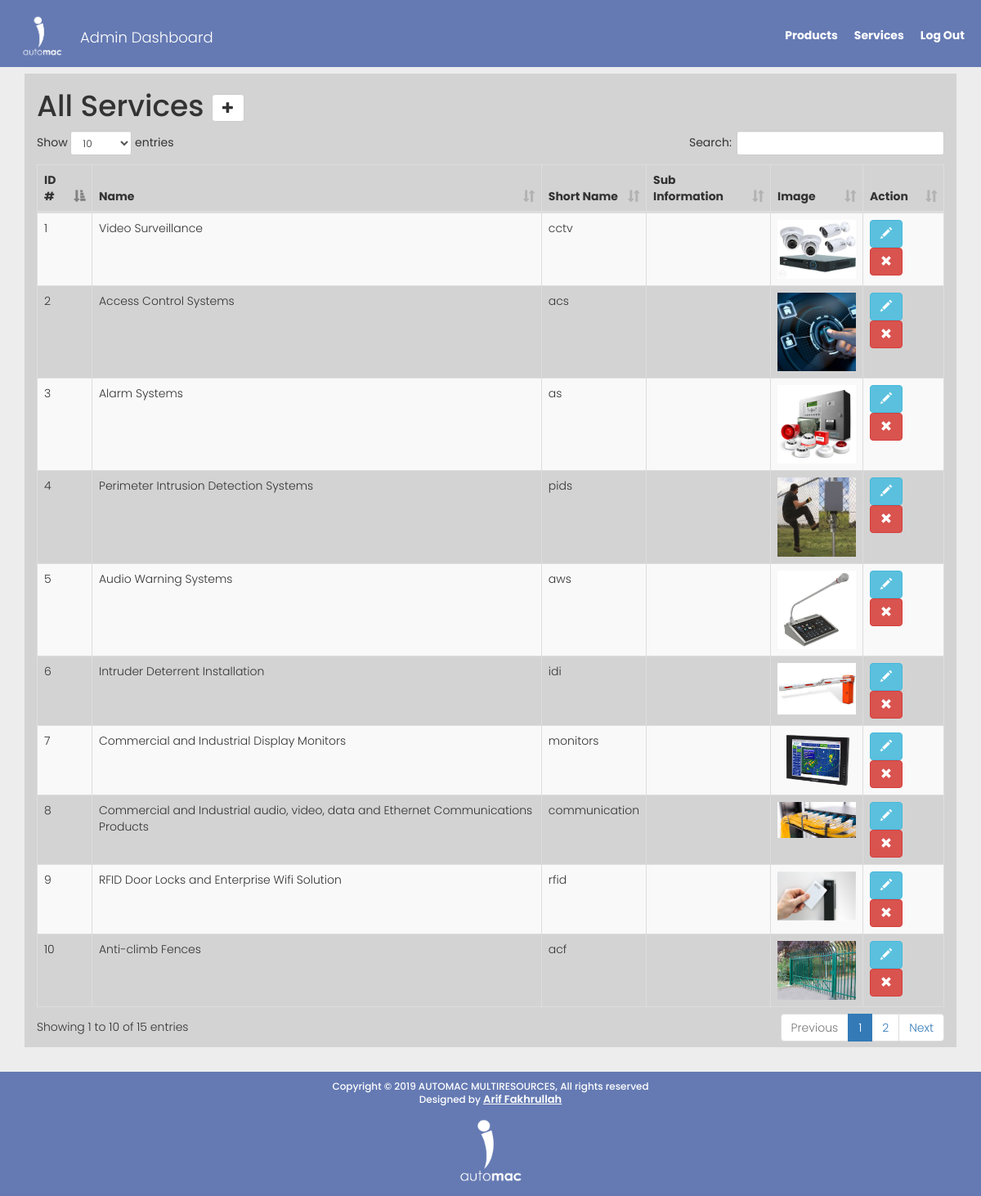
Page /admin_services.php?admin=1 (signed in) on the committed database.
### tables this page shows
CREATE TABLE `services` (
  `service_id` int(100) NOT NULL,
  `service_name` varchar(100) NOT NULL,
  `service_nameShort` varchar(100) NOT NULL,
  `service_subInfo` varchar(100) NOT NULL,
  `service_img` varchar(100) NOT NULL
);

### admin_services.php (the view)
<?php require("header.php");?>
<div class="container" style="padding-top: 30px;">
    <?php
        if(!isset($_GET['admin']) || !isset($_SESSION['user_name'])){
            echo '<div class="row">
                    <div class="col-md-10 col-md-offset-1 text__gold">
                        <h1>Cannot access, Please log in.</h1>
                    </div>
                </div>';
        } else {
    ?>
    <div class="col-md-12" style="background: #d3d3d3;">
        <h1>All Services <a href="add.php?admin=addService" class="btn btn-large btn-default"><span class="glyphicon glyphicon-plus"></span></a></h1>
        <table id="example" class="table table-striped table-bordered" style="width:100%">
            <thead>
                <tr>
                    <th>ID #</th>
                    <th>Name</th>
                    <th>Short Name</th>
                    <th>Sub Information</th>
                    <th>Image</th>
                    <th>Action</th>
                </tr>
            </thead>
            <tbody>
                <?php
                    $query = "SELECT * FROM services";
                    $run_query = mysqli_query($con, $query) or die(mysqli_error($con));
                    foreach($run_query as $service){
                    echo '
                        <tr class="clothing-table">
                                <td>'.$service['service_id'].'</td>
                                <td>'.$service['service_name'].'</td>
                                <td>'.$service['service_nameShort'].'</td>
                                <td>'.$service['service_subInfo'].'</td>
                                <td><img src="assets/img/services/'.$service['service_img'].'" class="img-responsive cloth-img"></td>
                                <td>
                                    <a href="edit.php?admin=editService&id='.$service['service_id'].'" class="btn btn-info"><span class="glyphicon glyphicon-pencil"></span></a>
                                    <a data-target="#deleteService'.$service['service_id'].'" data-toggle="modal" class="btn btn-danger"><span class="glyphicon glyphicon-remove"></span></a>
                                </td>
                        </tr>
                        <div class="modal fade" id="deleteService'.$service['service_id'].'" role="dialog">
                            <div class="modal-dialog modal-dialog-centered">
                                <div class="modal-content">
                                    <div class="modal-body">
                                      <button type="button" class="close" data-dismiss="modal">&times;</button>
                                      <h4>Delete '.$service['service_name'].'?</h4>
                                      <hr class="black-line">
                                      <p class="text-center">Preview</p>
                                      <img src="assets/img/services/'.$service['service_img'].'" class="img-responsive" style="width: 40rem; margin: auto;">
                                    </div>
                                    <button class="btn btn-inverse" data-dismiss="modal" aria-hidden="true">No</button>
                                    <a href="delete.php?Serviceid='.$service['service_id'].'" class="btn btn-danger">Yes</a>
                                </div>
                            </div>
                        </div>
                        ';
                    }
                ?>
            </tbody>
        </table>
    </div>
    <?php
        }
    ?>
</div>
<?php require("footer.php");?>

### css/custom/style.css (style rules this page uses)
body { font-family: 'Poppins', sans-serif; background-color: #ededed; font-weight: 300; min-height: 100%; display: grid; grid-template-rows: 1fr auto; }
html { margin: 5% 0 0 0; }
body, html { height: 100%; }
.clothing-table td img.cloth-img { width: 10rem; transition: all 1.5s ease; }

### rows in the picture
services: service_id "1", service_name "Video Surveillance", service_nameShort "cctv", service_img (picture)
services: service_id "2", service_name "Access Control Systems", service_nameShort "acs", service_img (picture)
services: service_id "3", service_name "Alarm Systems", service_nameShort "as", service_img (picture)
services: service_id "4", service_name "Perimeter Intrusion Detection Systems", service_nameShort "pids", service_img (picture)
services: service_id "5", service_name "Audio Warning Systems", service_nameShort "aws", service_img (picture)
services: service_id "6", service_name "Intruder Deterrent Installation", service_nameShort "idi", service_img (picture)
services: service_id "7", service_name "Commercial and Industrial Display Monitors", service_nameShort "monitors", service_img (picture)
services: service_id "8", service_name "Commercial and Industrial audio, video, data and Ethernet Communications Products", service_nameShort "communication", service_img (picture)
services: service_id "9", service_name "RFID Door Locks and Enterprise Wifi Solution", service_nameShort "rfid", service_img (picture)
services: service_id "10", service_name "Anti-climb Fences", service_nameShort "acf", service_img (picture)
